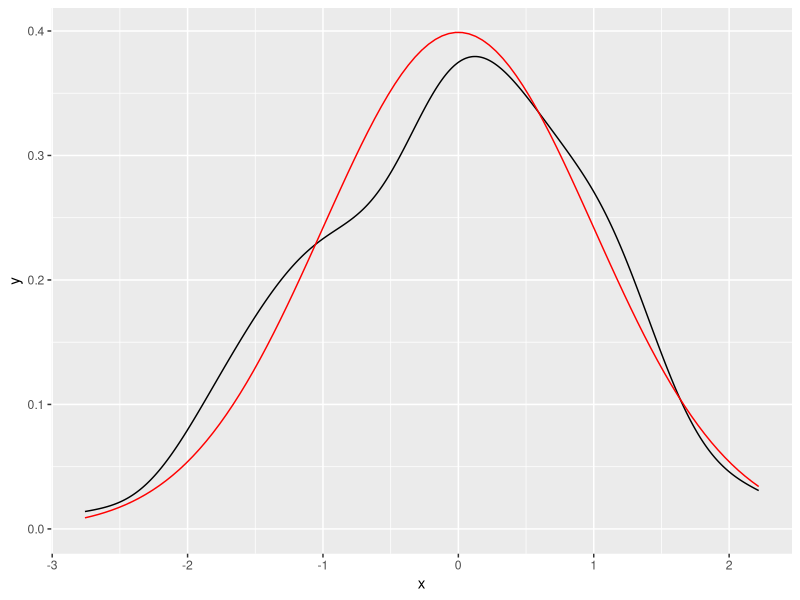
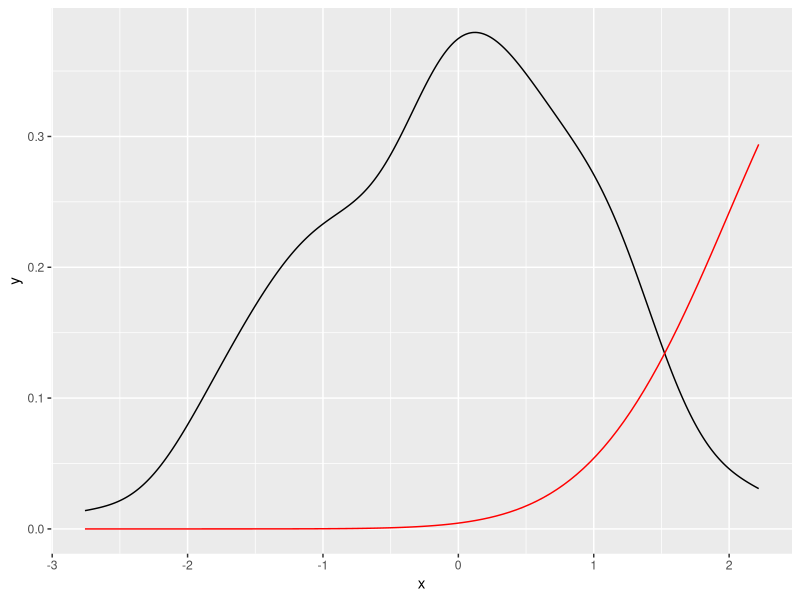
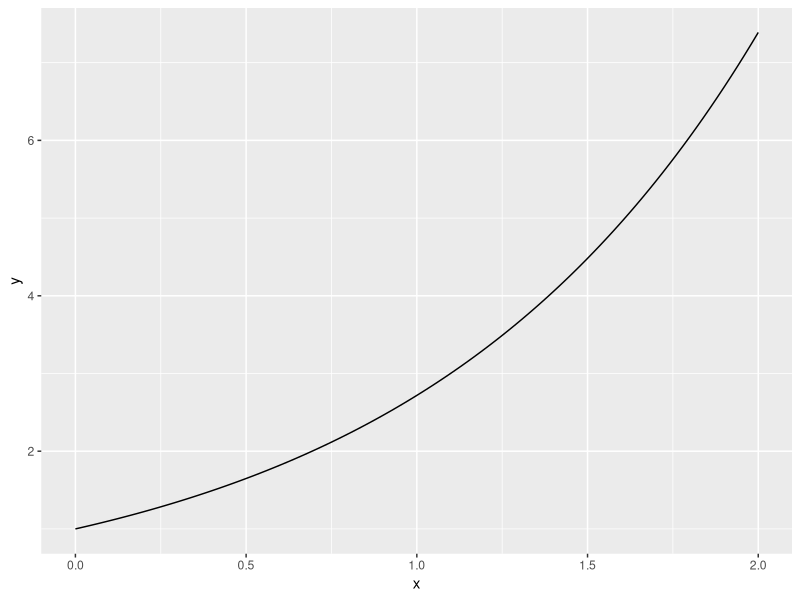
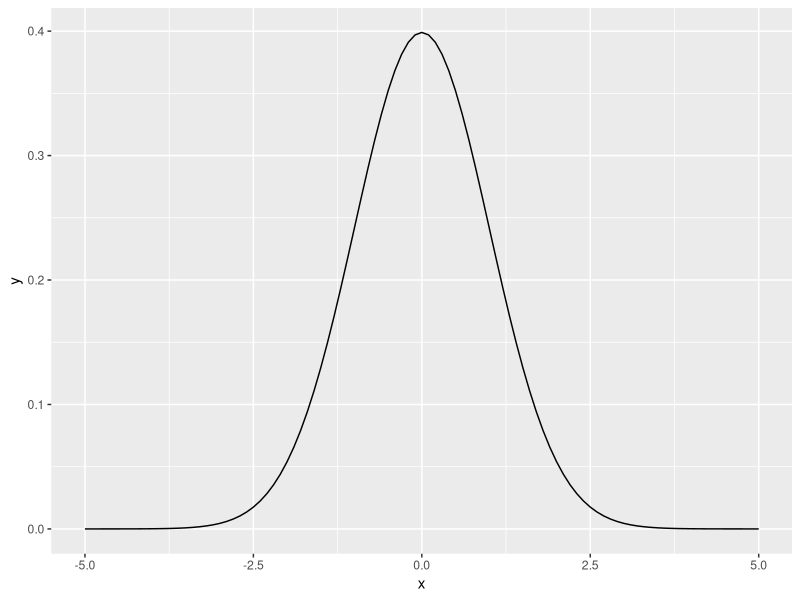
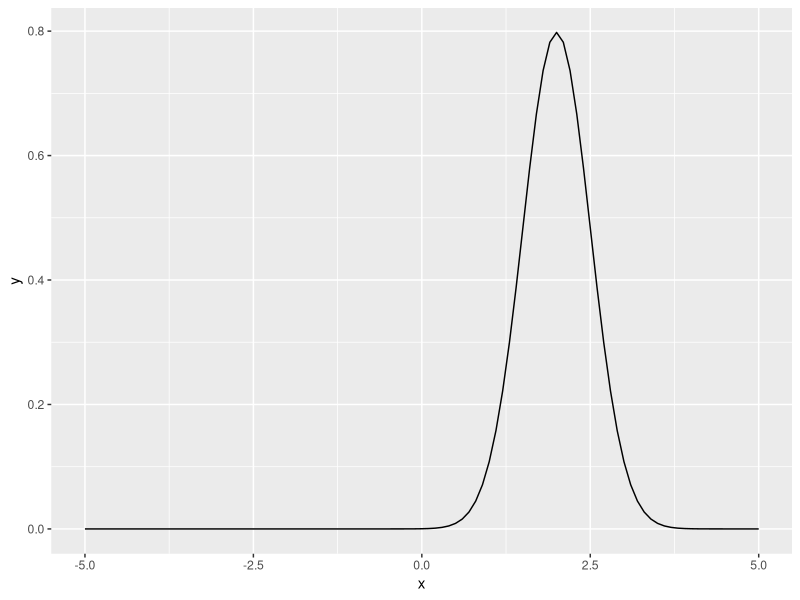
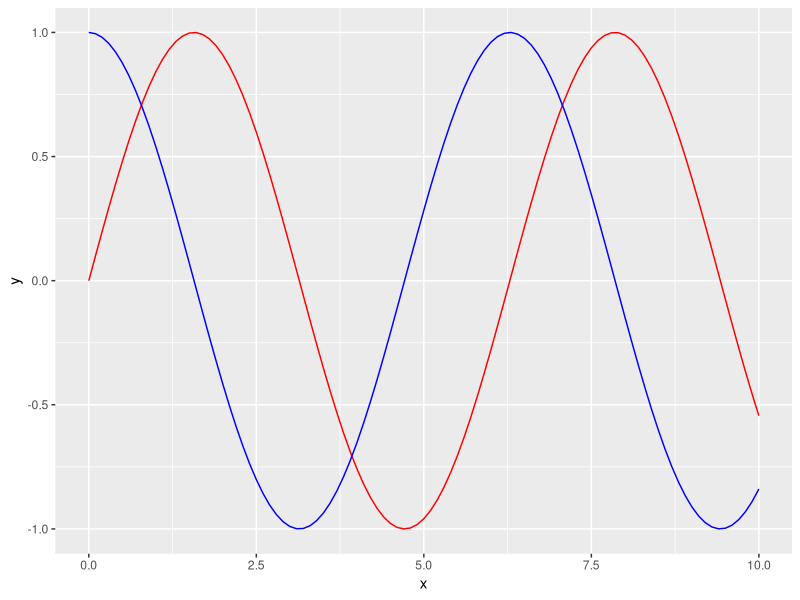
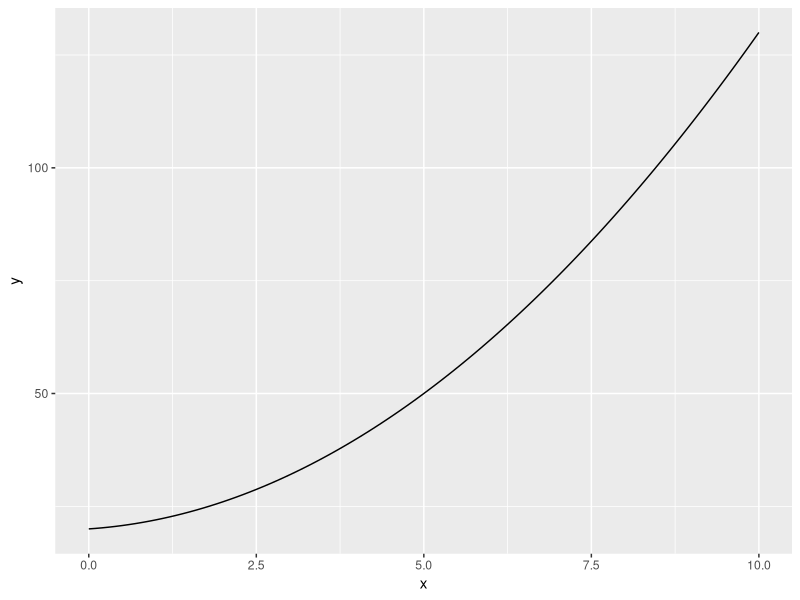

The R script that drew these images, in order:
library(ggplot2)


### Name: stat_function
### Title: Compute function for each x value
### Aliases: stat_function

### ** Examples

set.seed(1492)
df <- data.frame(
  x = rnorm(100)
)
x <- df$x
base <- ggplot(df, aes(x)) + geom_density()
base + stat_function(fun = dnorm, colour = "red")
base + stat_function(fun = dnorm, colour = "red", args = list(mean = 3))

# Plot functions without data
# Examples adapted from Kohske Takahashi

# Specify range of x-axis
ggplot(data.frame(x = c(0, 2)), aes(x)) +
  stat_function(fun = exp, geom = "line")

# Plot a normal curve
ggplot(data.frame(x = c(-5, 5)), aes(x)) + stat_function(fun = dnorm)

# To specify a different mean or sd, use the args parameter to supply new values
ggplot(data.frame(x = c(-5, 5)), aes(x)) +
  stat_function(fun = dnorm, args = list(mean = 2, sd = .5))

# Two functions on the same plot
f <- ggplot(data.frame(x = c(0, 10)), aes(x))
f + stat_function(fun = sin, colour = "red") +
  stat_function(fun = cos, colour = "blue")

# Using a custom function
test <- function(x) {x ^ 2 + x + 20}
f + stat_function(fun = test)
